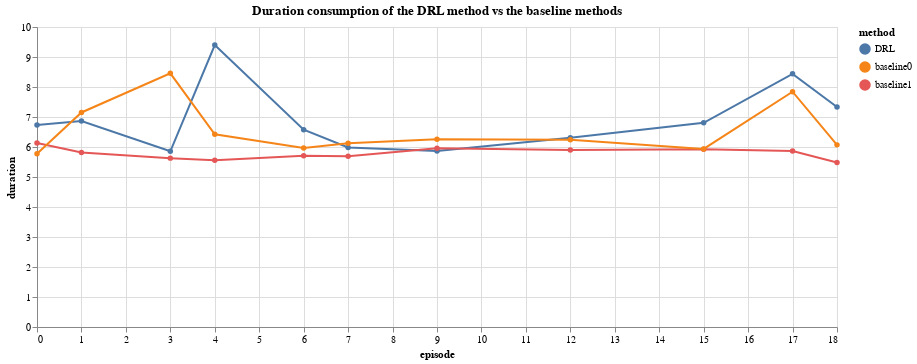

Write notebook code for a chart like this one.
### Code cell
alt.Chart(energy_df).mark_line(point=True).encode(
    x='episode',
    y='duration',
    color='method'
    
).properties(
    title='Duration consumption of the DRL method vs the baseline methods',
    width=800,
)

### Figure 1 — Vega-Lite specification as saved in the notebook (floating-point values rounded to 4 significant figures)
{"config": {"view": {"continuousWidth": 300, "continuousHeight": 300}}, "data": {"name": "data-f60de49b5ea6d30869e7431025ef9de0"}, "mark": {"type": "line", "point": true}, "encoding": {"color": {"field": "method", "type": "nominal"}, "x": {"field": "episode", "type": "quantitative"}, "y": {"field": "duration", "type": "quantitative"}}, "title": "Duration consumption of the DRL method vs the baseline methods", "width": 800, "$schema": "https://vega.github.io/schema/vega-lite/v5.8.0.json", "datasets": {"data-f60de49b5ea6d30869e7431025ef9de0": [{"episode": 0, "index": 0, "energy": 315.4, "duration": 6.735, "num_of_rules": 6.0, "method": "DRL"}, {"episode": 1, "index": 1, "energy": 273.1, "duration": 6.869, "num_of_rules": 6.0, "method": "DRL"}, {"episode": 3, "index": 3, "energy": 323.3, "duration": 5.856, "num_of_rules": 6.0, "method": "DRL"}, {"episode": 4, "index": 4, "energy": 387.2, "duration": 9.397, "num_of_rules": 6.0, "method": "DRL"}, {"episode": 6, "index": 6, "energy": 324.1, "duration": 6.577, "num_of_rules": 6.0, "method": "DRL"}, {"episode": 7, "index": 7, "energy": 339.2, "duration": 5.986, "num_of_rules": 6.0, "method": "DRL"}, {"episode": 9, "index": 9, "energy": 305.5, "duration": 5.865, "num_of_rules": 6.0, "method": "DRL"}, {"episode": 12, "index": 12, "energy": 356.2, "duration": 6.308, "num_of_rules": 6.0, "method": "DRL"}, {"episode": 15, "index": 15, "energy": 318.1, "duration": 6.806, "num_of_rules": 6.0, "method": "DRL"}, {"episode": 17, "index": 17, "energy": 409.0, "duration": 8.439, "num_of_rules": 6.0, "method": "DRL"}, {"episode": 18, "index": 18, "energy": 328.4, "duration": 7.335, "num_of_rules": 6.0, "method": "DRL"}, {"episode": 0, "index": 0, "energy": 313.6, "duration": 6.135, "num_of_rules": 6.0, "method": "baseline1"}, {"episode": 1, "index": 1, "energy": 311.8, "duration": 5.815, "num_of_rules": 6.0, "method": "baseline1"}, {"episode": 3, "index": 3, "energy": 318.8, "duration": 5.629, "num_of_rules": 6.0, "method": "baseline1"}, {"episode": 4, "index": 4, "energy": 344.0, "duration": 5.557, "num_of_rules": 6.0, "method": "baseline1"}, {"episode": 6, "index": 6, "energy": 328.8, "duration": 5.705, "num_of_rules": 6.0, "method": "baseline1"}, {"episode": 7, "index": 7, "energy": 317.1, "duration": 5.69, "num_of_rules": 6.0, "method": "baseline1"}, {"episode": 9, "index": 9, "energy": 319.6, "duration": 5.96, "num_of_rules": 6.0, "method": "baseline1"}, {"episode": 12, "index": 12, "energy": 335.0, "duration": 5.903, "num_of_rules": 6.0, "method": "baseline1"}, {"episode": 15, "index": 15, "energy": 325.2, "duration": 5.929, "num_of_rules": 6.0, "method": "baseline1"}, {"episode": 17, "index": 17, "energy": 321.3, "duration": 5.863, "num_of_rules": 6.0, "method": "baseline1"}, {"episode": 18, "index": 18, "energy": 281.5, "duration": 5.484, "num_of_rules": 6.0, "method": "baseline1"}, {"episode": 0, "index": 0, "energy": 294.5, "duration": 5.773, "num_of_rules": 6.0, "method": "baseline0"}, {"episode": 1, "index": 1, "energy": 325.0, "duration": 7.151, "num_of_rules": 6.0, "method": "baseline0"}, {"episode": 3, "index": 3, "energy": 291.1, "duration": 8.457, "num_of_rules": 6.0, "method": "baseline0"}, {"episode": 4, "index": 4, "energy": 329.8, "duration": 6.425, "num_of_rules": 6.0, "method": "baseline0"}, {"episode": 6, "index": 6, "energy": 332.9, "duration": 5.968, "num_of_rules": 6.0, "method": "baseline0"}, {"episode": 7, "index": 7, "energy": 325.3, "duration": 6.124, "num_of_rules": 6.0, "method": "baseline0"}, {"episode": 9, "index": 9, "energy": 321.0, "duration": 6.26, "num_of_rules": 6.0, "method": "baseline0"}, {"episode": 12, "index": 12, "energy": 309.9, "duration": 6.239, "num_of_rules": 6.0, "method": "baseline0"}, {"episode": 15, "index": 15, "energy": 317.8, "duration": 5.935, "num_of_rules": 6.0, "method": "baseline0"}, {"episode": 17, "index": 17, "energy": 340.4, "duration": 7.843, "num_of_rules": 6.0, "method": "baseline0"}, {"episode": 18, "index": 18, "energy": 320.2, "duration": 6.071, "num_of_rules": 6.0, "method": "baseline0"}]}}
